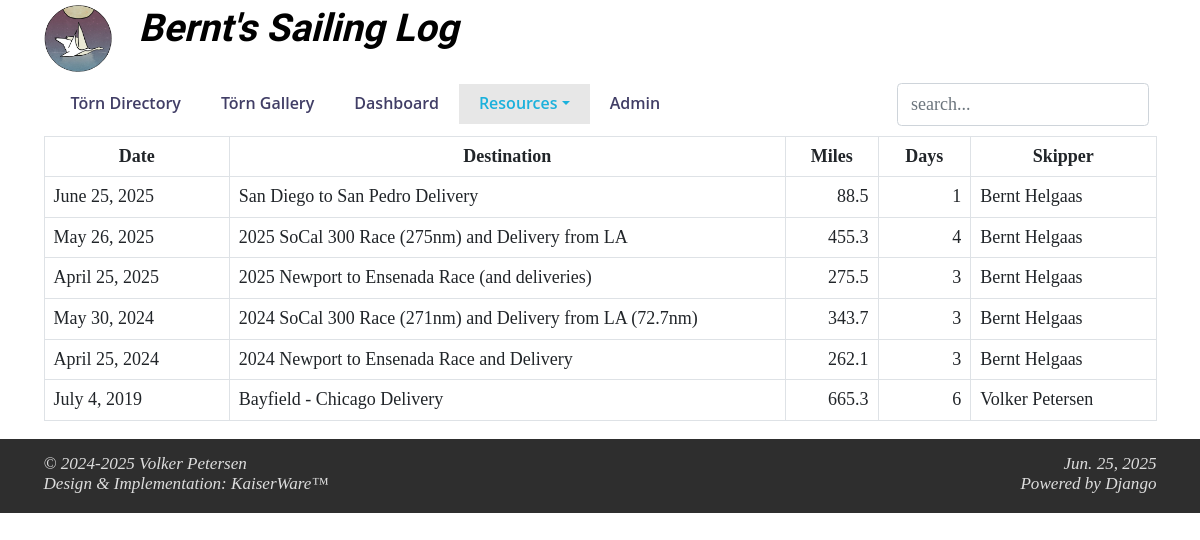
Page /printDirectory on the committed database.
### toerns/models.py (models this page shows, shortened)
class toerndirectory(models.Model):
    geoChoices = (
        ('Atlantic', u'Atlantic'),
        ('Baltic', u'Baltic'),
        ('Caribbean', u'Caribbean'),
        ('Coratia', u'Croatia'),
        ('Great Lakes', u'Great Lakes'),
        ('Pacific', u'Pacific')
    )
    id = models.AutoField(primary_key=True)
    startDate = models.DateField(help_text="date in YYYY-MM-DD format")
    endDate = models.DateField(help_text="date in YYYY-MM-DD format")
    destination = models.CharField(blank=True, null=True, max_length=150)
    georegion = models.CharField(blank=True, null=True, max_length=40, choices=geoChoices,
                                 help_text="Atlantic, Baltic, Caribbean, Croatia, Great Lakes, Pacific")
    maptable = models.CharField(blank=True, null=True, max_length=100,
                                help_text="name of the Google Maps waypoints table")
    boat = models.CharField(blank=True, null=True, max_length=400)
    miles = models.DecimalField(null=True, max_digits=8, decimal_places=2)
    daysAtSea = models.IntegerField()
    skipper = models.ManyToManyField(CrewMembers, blank=True, related_name='skipperToern')
    crew = models.ManyToManyField(CrewMembers, blank=True, related_name='crewToern')
    image = models.CharField(blank=True, null=True, max_length=100)
    picturelink = models.CharField(blank=True, null=True, max_length=200)
    class Meta:
        managed = True
        db_table = "ToernDirectory"
        verbose_name_plural = 'Toern Directory'

class CrewMembers(models.Model):
    firstName = models.CharField(max_length=50)
    lastName = models.CharField(max_length=50)
    email = models.CharField(max_length=50, blank=True)
    skills = models.ManyToManyField(SailingSkills, blank=True)
    class Meta:
        managed = True
        db_table = "CrewMembers"
        verbose_name_plural = 'Crew Members'
        ordering = ['lastName', 'firstName']

### toerns/views.py (the view)
# urls.py: path("printDirectory", views.printDirectory, name="PrintDirectory"),
def printDirectory(request):
    return render(request, "toerns/printDirectory.html",
                  context=fetchContent(request, route="all"))

### templates/toerns/printDirectory.html (shortened to what this page needs)
{% extends "toerns/header.html" %}
{% load static %}
{% load humanize %}
{% block content %}
    <div class="container">
		<table class="table table-bordered display responsive wrap" cellspacing="0" width="100%" >
		<thead>
			<tr>
				<th class="col-2 text-center">Date</th>
				<th class="col-6 text-center">Destination</th>
				<th class="col-1 text-center">Miles</th>
				<th class="col-1 text-center">Days</th>
				<th class="col-2 text-center">Skipper</th>
			</tr>
		</thead>
		<tbody>
		{% for trip in trips %}
	        <tr>
				<td class="text-start">{{ trip.startDate }}</td>
				<td class="text-start">{{ trip.destination|safe }}</td>
				<td class="text-end">{{ trip.miles|floatformat:1|intcomma }}</td>
				<td class="text-end">{{ trip.daysAtSea }}</td>
				<td class="text-start">
					{% for skipper in trip.skipper.all %}
						{{ skipper.firstName }}&nbsp;{{ skipper.lastName }}
					{% endfor %}
				</td>
	        </tr>
		{% empty %}
			<div class="row">
				<div class="col-12">
					<h2>No sailing trips found in the SQLite DB.</h2>
				</div>
			</div>
		{% endfor %}
		</tbody>
		</table>
    </div>
{% endblock %}

### static/css/SailingLog.css (style rules this page uses)
body, html { height: 100%; width: 100%; margin: 0px; font-family: 'Palatino, sans-serif'; font-weight: 400; font-size: 18px !important; line-height: 1.20 !important; color:#000000; }

### rows in the picture
toerndirectory: startDate "June 25, 2025", destination "San Diego to San Pedro Delivery", miles "88.5", daysAtSea "1"
CrewMembers: firstName "Bernt", lastName "Helgaas"
toerndirectory: startDate "May 26, 2025", destination "2025 SoCal 300 Race (275nm) and Delivery from LA", miles "455.3", daysAtSea "4"
toerndirectory: startDate "April 25, 2025", destination "2025 Newport to Ensenada Race (and deliveries)", miles "275.5", daysAtSea "3"
toerndirectory: startDate "May 30, 2024", destination "2024 SoCal 300 Race (271nm) and Delivery from LA (72.7nm)", miles "343.7", daysAtSea "3"
toerndirectory: startDate "April 25, 2024", destination "2024 Newport to Ensenada Race and Delivery", miles "262.1", daysAtSea "3"
toerndirectory: startDate "July 4, 2019", destination "Bayfield - Chicago Delivery", miles "665.3", daysAtSea "6"
CrewMembers: firstName "Volker", lastName "Petersen"
